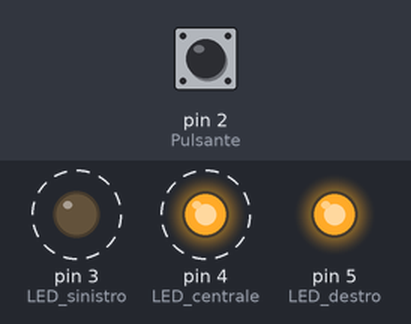
A sketch run on a simulated Arduino Uno, built with avr-gcc and run on an emulated ATmega328P. On the bench: output pins drawn as LEDs (lit = HIGH). Dashed ring = blinking. Inputs (shaded band) come from the test bench; at power-on: pin 2 (Pulsante) HIGH.

Above: at 6.9 s.
7.0 s: pin 2 (Pulsante) pulled LOW for 3.2 s
At 8.2 s:
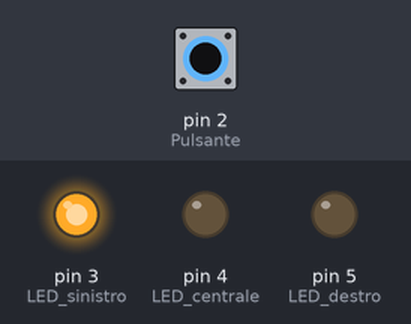
At 11.0 s:
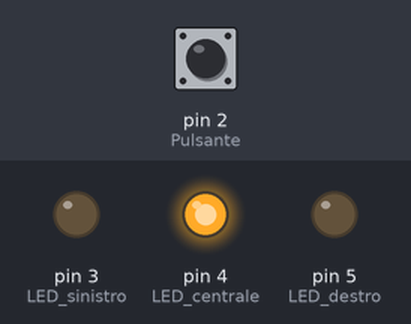
Timing chart, 0 to 18.2 s (numbered marks = the images above; inputs shaded):
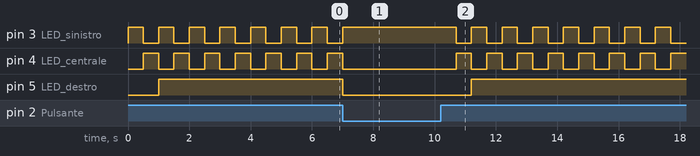

Measured:
- after the input at 7.0 s, pin 5 (LED_destro): HIGH → LOW at once, → HIGH 4.2 s later
- by itself, pin 3 (LED_sinistro): repeats every 1.0 s: LOW 0.50 s, HIGH 0.50 s
- by itself, pin 4 (LED_centrale): repeats every 1.0 s: HIGH 0.50 s, LOW 0.50 s

The sketch:

buttonLED.ino
```cpp
// C++ code
void setup()
{
  pinMode(3, OUTPUT);  // LED sinistro
  pinMode(4, OUTPUT);  // LED centrale
  pinMode(5, OUTPUT);  // LED destro
  pinMode(2, INPUT);   // Pulsante
}

void loop()
{
  int switchState = digitalRead(2);

  if (switchState == LOW) {
    // Se il pulsante non è premuto → solo LED sul pin 3 acceso
    digitalWrite(3, HIGH);
    digitalWrite(4, LOW);
    digitalWrite(5, LOW);
  }
  else {
    // Sequenza 3 → 4 → 5 e l’ultimo resta acceso
    digitalWrite(3, HIGH);
    delay(500);
    digitalWrite(3, LOW);

    digitalWrite(4, HIGH);
    delay(500);
    digitalWrite(4, LOW);

    digitalWrite(5, HIGH);  // Accende l’ultimo LED
    // NON lo spengo, così resta acceso
  }
}
```
